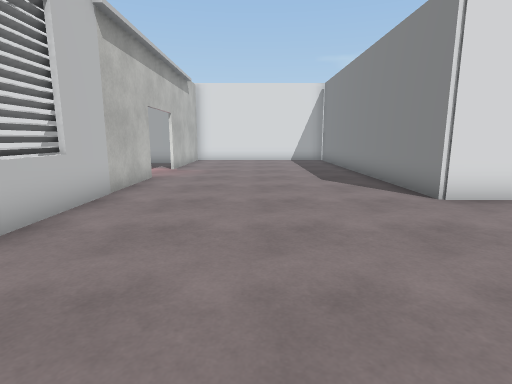
[1] (above)

23 first-person views from a walk through a 3-D level made in the Unity game engine. The camera is 1.3 m above the floor, tilts 10° down and sees 80° across. The floor is counted in squares, 1 m on a side. Each view is taken from the middle of a square. On the plan, view 1 faces up. The plan holds only what a view shows up to about 14 squares ahead; the rest is blank. Some surface patterns are stand-ins.

[2]
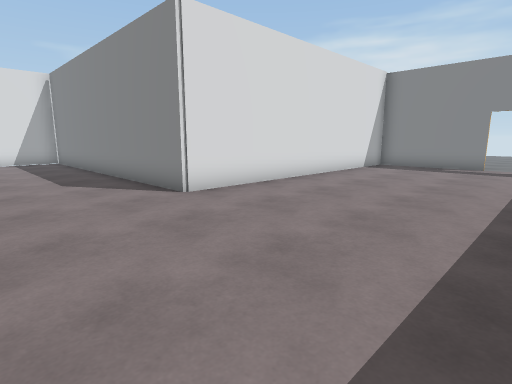

[3]
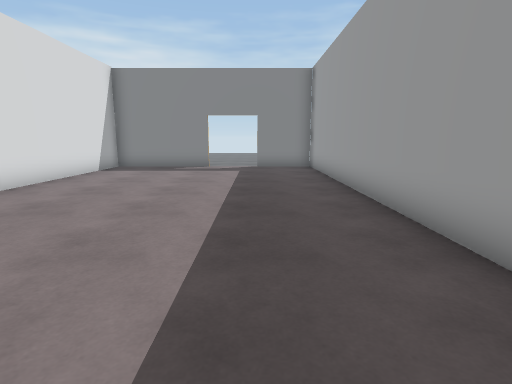

[4]
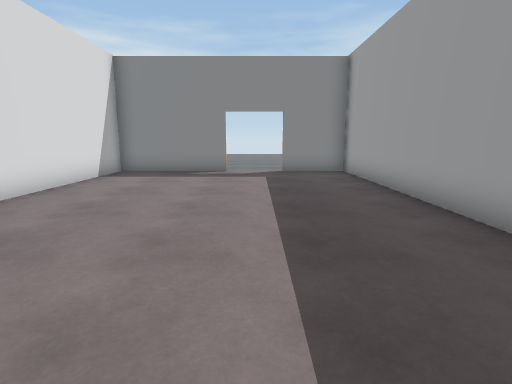

[5]
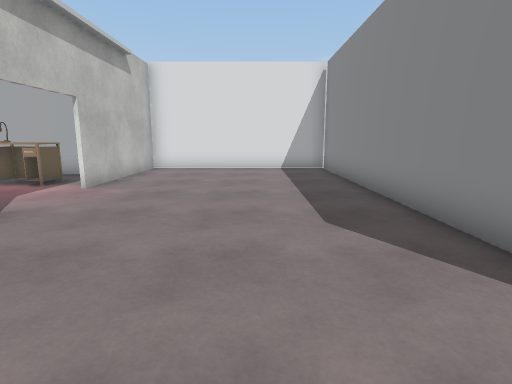

[6]
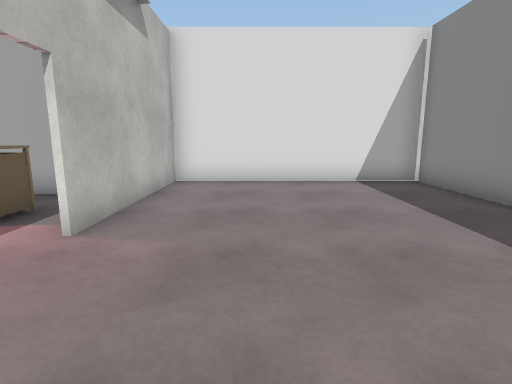

[7]
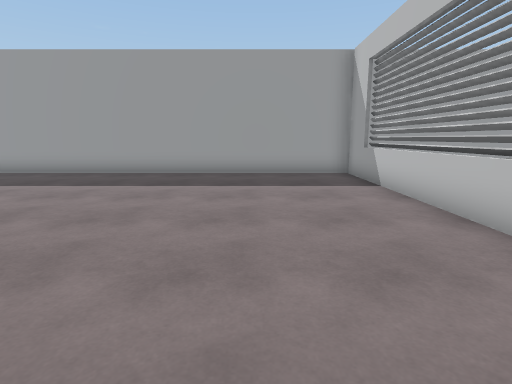

[8]
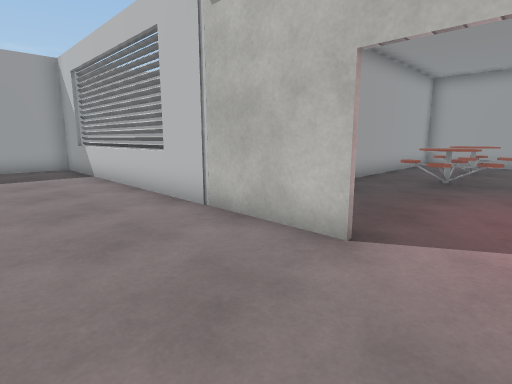

[9]
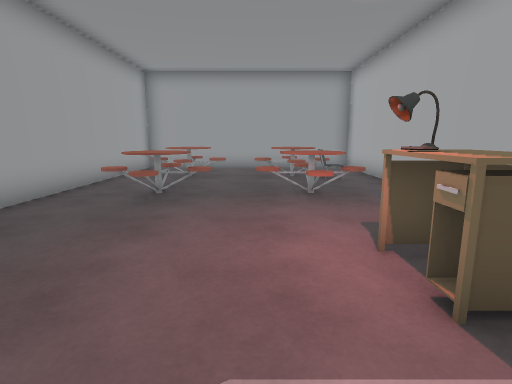

[10]
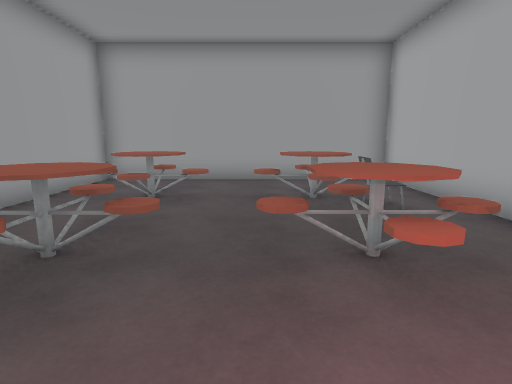

[11]
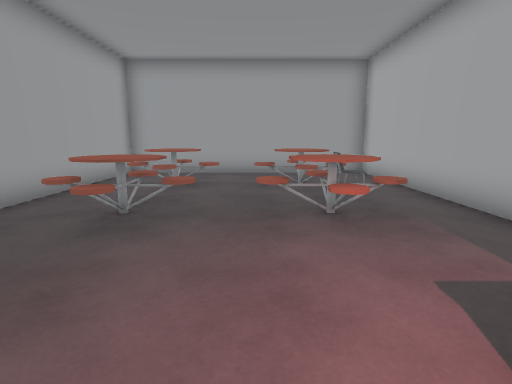

[12]
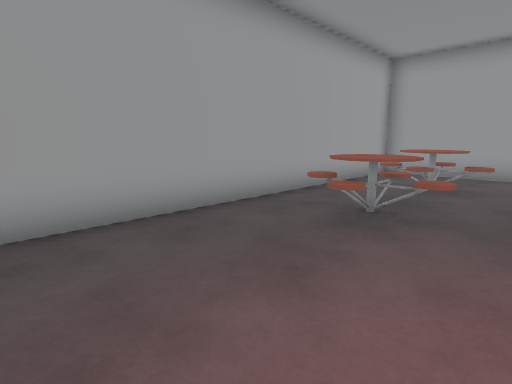

[13]
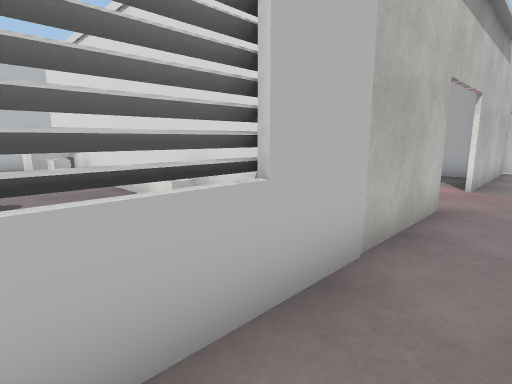

[14]
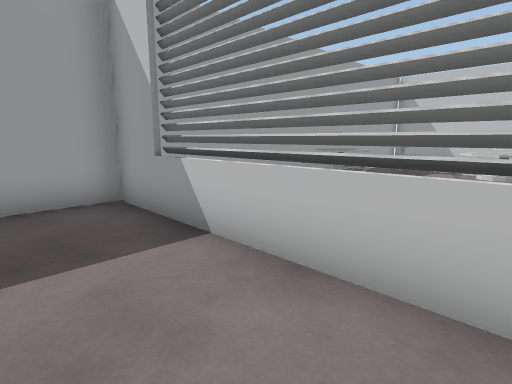

[15]
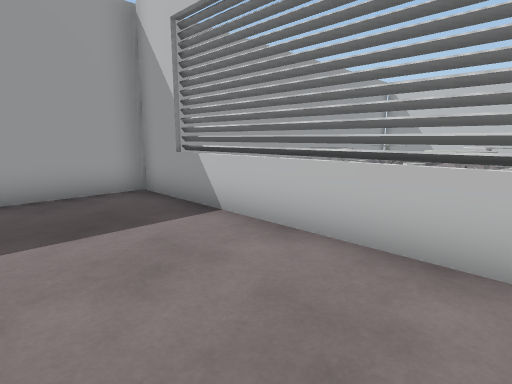

[16]
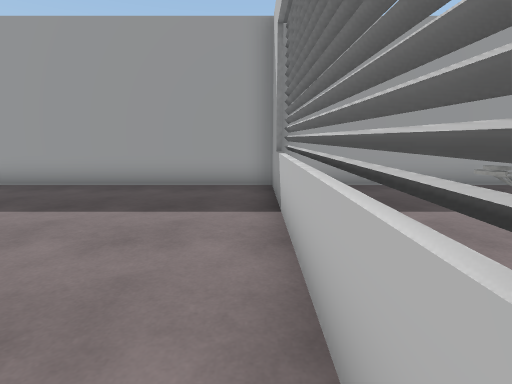

[17]
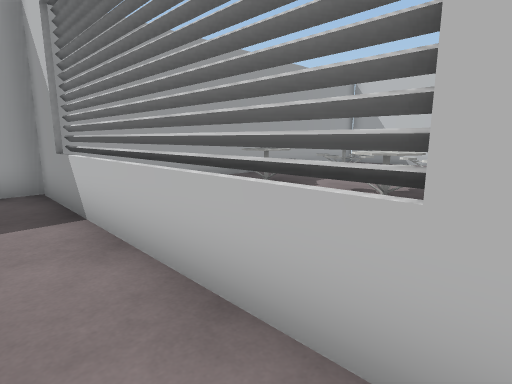

[18]
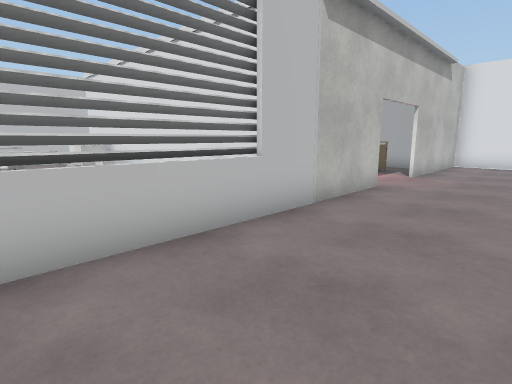

[19]
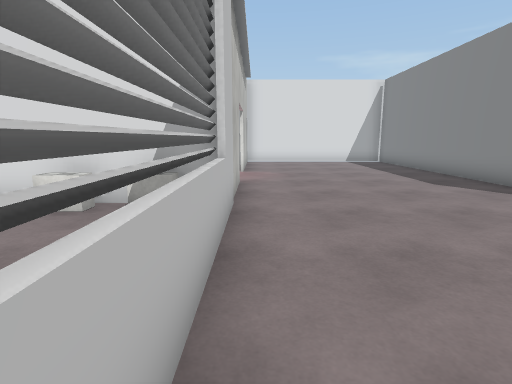

[20]
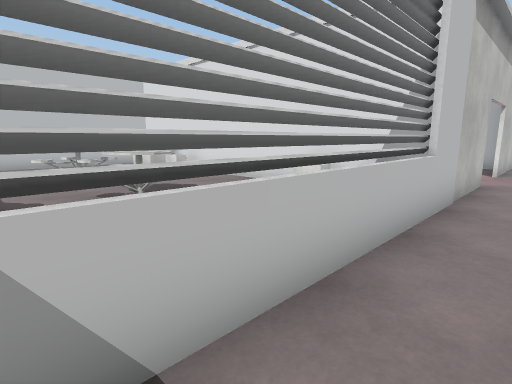

[21]
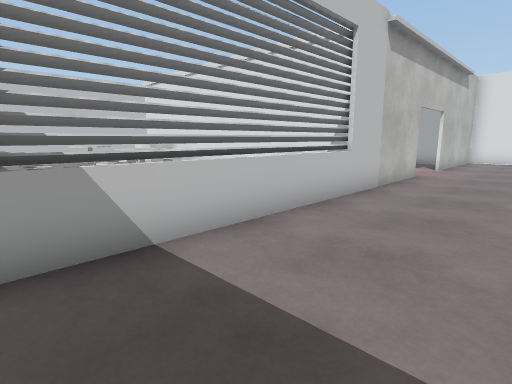

[22]
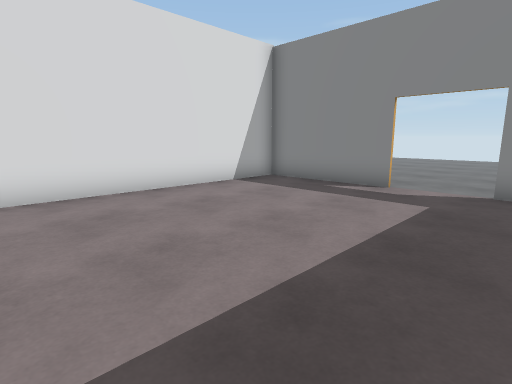

[23]
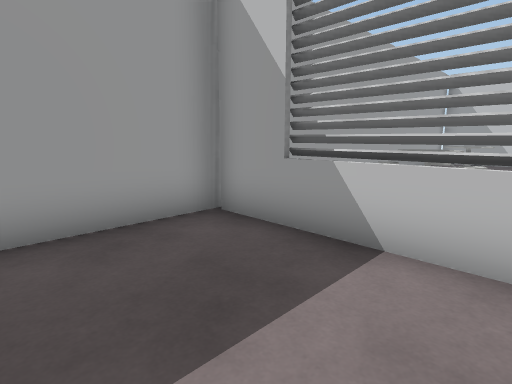

### Floor plan
Points are (right, up) in squares from view 1. A wall is a line through its corners. A room is listed if a view was taken in it or the views show most of it. See-through windows are left out.
Room 1 (views 1, 2, 3, 4, 5, 6, 7, 8, 9, 13, 14, 15, 16, 17, 18, 19, 20, 21, 22, 23)
walls: (-3.5, 10.2) (-3.5, -2.4); (-3.9, -2.5) (15.2, -2.5) (15.2, 0); (15.2, 2.1) (15.2, 6.4) (3.9, 6.4) (3.9, 18.4) (-3.5, 18.4) (-3.5, 12.9)
ways out: opening at (-4, 11.5) to room 2; opening at (16, 1)
Room 2 (views 10, 11, 12)
walls: (-3.9, 16.1) (-16.7, 16.1) (-16.7, 7.2) (-6.4, 7.2)
ways out: opening at (-4, 11.5) to room 1
objects: table (-15, 12) to (-13, 14); table (-14, 9) to (-13, 10); chair (-13, 14); table (-11, 8) to (-9, 11); table (-11, 12) to (-9, 14); lamp (-6, 13) to (-6, 14); locker (-5, 6) to (-5, 7); table (-5, 14)

Positions as (right, up) in squares from view 1, and headings:
1: (0, 0), facing up
2: (0, 0), facing up-right
3: (1, 0), facing right
4: (3, 1), facing right
5: (1, 5), facing up
6: (-1, 9), facing up
7: (0, 9), facing down
8: (0, 12), facing down-left
9: (-3, 12), facing left
10: (-7, 12), facing left
11: (-5, 12), facing left
12: (-5, 12), facing down-left
13: (-2, 4), facing up-left
14: (-1, 4), facing down-left
15: (0, 5), facing down-left
16: (-3, 6), facing down
17: (-2, 6), facing down-left
18: (0, 2), facing up-left
19: (-3, 1), facing up
20: (-2, 0), facing up-left
21: (0, -1), facing up-left
22: (7, -1), facing up-right
23: (0, 2), facing down-left
